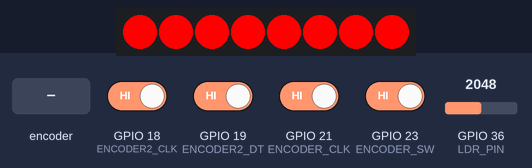
The program below on a simulated ESP32. Parts: 8 RGB LEDs in strip order, left to right. Inputs (shaded band) come from the test bench; at power-on: GPIO 18 (ENCODER2_CLK), GPIO 19 (ENCODER2_DT), GPIO 21 (ENCODER_CLK), GPIO 23 (ENCODER_SW) HIGH, GPIO 36 (LDR_PIN) = 2048. WiFi joins after 1.5 s; servers stay silent unless stated; no MQTT or app messages arrive unless stated; what the program prints to the serial monitor is not drawn.

Above: at 1.6 s.
At 5.6 s:
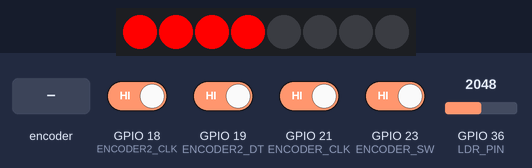
5.7 s: rotary encoder on GPIO 18 (ENCODER2_CLK) / GPIO 22 (ENCODER_DT) turned 3 steps (first pin leading)
At 5.75 s:
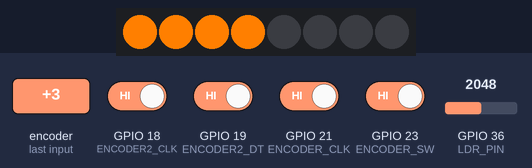
7.8 s: GPIO 23 (ENCODER_SW) driven LOW
Timing chart, 0 to 10.8 s (numbered marks = the images above; inputs shaded):
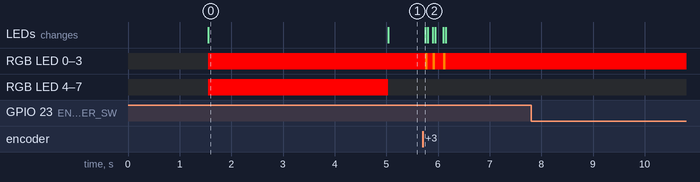

The program:

main.cpp
```cpp
#include <Adafruit_NeoPixel.h>
#include <WiFi.h>
#include <HTTPClient.h>
#include <PubSubClient.h> // MQTT 라이브러리

// 핀 정의
#define LED_PIN 4
#define NUM_LEDS 8
#define LDR_PIN 36
#define ENCODER_CLK 21
#define ENCODER_DT 22
#define ENCODER_SW 23
#define ENCODER2_CLK 18
#define ENCODER2_DT 19
#define ENCODER2_SW 5

Adafruit_NeoPixel strip(NUM_LEDS, LED_PIN, NEO_GRB + NEO_KHZ800);

// WiFi 설정
const char* ssid = "IoT518";       // WiFi 이름
const char* password = "iot123456"; // WiFi 비밀번호

// MQTT 설정
const char* mqtt_server = "172.20.10.12";   // MQTT 브로커 IP 주소
const int mqtt_port = 1883;                // MQTT 포트
const char* mqtt_topic = "home/lux";       // MQTT 토픽

WiFiClient espClient; // WiFi 클라이언트
PubSubClient mqttClient(espClient); // MQTT 클라이언트

// 전역 변수
bool manualMode = false;            // 수동 모드 활성화 여부
int currentLEDCount = NUM_LEDS;     // 현재 켜진 LED 개수
int hue = 0;                        // 색상 값 (0~360)
int lastClkState, lastClkState2;    // 로터리 인코더 이전 상태

// 조도 센서 평균값 계산 변수
const int ldrSampleInterval = 5000; // 평균값 계산 간격 (5초)
const int maxSamples = 10;          // 최대 샘플 개수
int ldrValues[maxSamples] = {0};    // 조도 값 배열
int sampleIndex = 0;                // 현재 샘플 인덱스
unsigned long lastLDRSampleTime = 0; // 마지막 샘플 시간

// 함수 선언
void reconnectMQTT();                  // MQTT 재연결
void handleFirstEncoder();             // 첫 번째 로터리 인코더 처리
void handleSecondEncoder();            // 두 번째 로터리 인코더 처리
void lightUpLEDs();                    // LED 상태 갱신
int calculateAverageLDRValue();        // 평균 조도 값 계산
int determineLEDCountFromLDR(int averageLDRValue); // 조도값 기반 LED 개수 결정
void sendToMQTT(int averageLDRValue);  // MQTT로 데이터 전송

void setup() {
    pinMode(LDR_PIN, INPUT);
    pinMode(ENCODER_CLK, INPUT);
    pinMode(ENCODER_DT, INPUT);
    pinMode(ENCODER_SW, INPUT_PULLUP);
    pinMode(ENCODER2_CLK, INPUT);
    pinMode(ENCODER2_DT, INPUT);
    pinMode(ENCODER2_SW, INPUT_PULLUP);

    Serial.begin(115200);
    strip.begin();
    strip.show();
    lastClkState = digitalRead(ENCODER_CLK);
    lastClkState2 = digitalRead(ENCODER2_CLK);

    // WiFi 연결
    WiFi.begin(ssid, password);
    Serial.print("Connecting to WiFi");
    while (WiFi.status() != WL_CONNECTED) {
        delay(500);
        Serial.print(".");
    }
    Serial.println("\nWiFi connected!");

    // MQTT 브로커 설정
    mqttClient.setServer(mqtt_server, mqtt_port);

    // MQTT 연결 시도
    while (!mqttClient.connected()) {
        Serial.print("Connecting to MQTT...");
        if (mqttClient.connect("ESP32Client")) { // 클라이언트 이름
            Serial.println("connected");
        } else {
            Serial.print("failed, rc=");
            Serial.print(mqttClient.state());
            Serial.println(" try again in 5 seconds");
            delay(5000);
        }
    }

    Serial.println("System Initialized");
}

void loop() {
    unsigned long currentTime = millis();

    // MQTT 연결 유지
    if (!mqttClient.connected()) {
        reconnectMQTT();
    }
    mqttClient.loop();

    // 수동 모드 전환 버튼 처리
    if (digitalRead(ENCODER_SW) == LOW) {
        manualMode = !manualMode;  // 모드 전환
        delay(500);  // 디바운스 처리
        Serial.println(manualMode ? "Manual Mode Activated" : "Automatic Mode Activated");
    }

    if (manualMode) {
        handleFirstEncoder();  // 수동 모드에서 LED 개수 조절
    } else {
        // 자동 모드: 조도 센서 평균값 기반 LED 제어
        if (currentTime - lastLDRSampleTime >= (ldrSampleInterval / maxSamples)) {
            ldrValues[sampleIndex] = analogRead(LDR_PIN); // 현재 조도 값 저장
            sampleIndex = (sampleIndex + 1) % maxSamples; // 인덱스 순환
            lastLDRSampleTime = currentTime;
        }

        if (currentTime % ldrSampleInterval < 50) {
            int averageLDRValue = calculateAverageLDRValue();
            Serial.print("Average LDR Value: ");
            Serial.println(averageLDRValue);

            currentLEDCount = determineLEDCountFromLDR(averageLDRValue);
            sendToMQTT(averageLDRValue); // MQTT로 조도 평균값 전송
        }
    }

    handleSecondEncoder(); // 색상 변경은 항상 작동
    lightUpLEDs();          // LED 상태 갱신

    delay(50);  // 루프 딜레이
}

// 평균 조도 값 계산
int calculateAverageLDRValue() {
    int sum = 0;
    for (int i = 0; i < maxSamples; i++) {
        sum += ldrValues[i];
    }
    return sum / maxSamples;
}

// 평균값 기반 LED 개수 결정
int determineLEDCountFromLDR(int averageLDRValue) {
    if (averageLDRValue > 3000) {
        return 2;  // 아주 밝으면 2개만 켜기
    } else if (averageLDRValue > 1000) {
        return 4;  // 중간 밝기면 4개 켜기
    } else {
        return NUM_LEDS;  // 어두우면 모두 켜기
    }
}

// MQTT로 조도 평균값 전송
void sendToMQTT(int averageLDRValue) {
    if (mqttClient.connected()) {
        String payload = String(averageLDRValue);
        mqttClient.publish(mqtt_topic, payload.c_str()); // "home/lux" 토픽으로 전송
        Serial.print("MQTT Published: ");
        Serial.println(payload);
    } else {
        Serial.println("MQTT not connected, unable to send data");
    }
}

// MQTT 재연결
void reconnectMQTT() {
    while (!mqttClient.connected()) {
        Serial.print("Reconnecting to MQTT...");
        if (mqttClient.connect("ESP32Client")) {
            Serial.println("connected");
        } else {
            Serial.print("failed, rc=");
            Serial.print(mqttClient.state());
            Serial.println(" try again in 5 seconds");
            delay(5000);
        }
    }
}

// LED 상태 갱신
void lightUpLEDs() {
    uint32_t color = strip.ColorHSV((hue * 65536L) / 360, 255, 255);  // HSV 색상 설정
    for (int i = 0; i < NUM_LEDS; i++) {
        strip.setPixelColor(i, (i < currentLEDCount) ? color : strip.Color(0, 0, 0));  // LED 켜기/끄기
    }
    strip.show();
}

// 첫 번째 로터리 인코더 처리 (LED 개수 조절)
void handleFirstEncoder() {
    int clkState = digitalRead(ENCODER_CLK);
    if (clkState != lastClkState) {
        if (digitalRead(ENCODER_DT) != clkState) {
            currentLEDCount++;  // 시계 방향
        } else {
            currentLEDCount--;  // 반시계 방향
        }
        currentLEDCount = constrain(currentLEDCount, 1, NUM_LEDS);  // 1~8 범위로 제한
        Serial.print("Manual LED Count: ");
        Serial.println(currentLEDCount);
    }
    lastClkState = clkState;  // 이전 상태 업데이트
}

// 두 번째 로터리 인코더 처리 (LED 색상 변경)
void handleSecondEncoder() {
    int clkState2 = digitalRead(ENCODER2_CLK);
    if (clkState2 != lastClkState2) {
        if (digitalRead(ENCODER2_DT) != clkState2) {
            hue += 30;  // 시계 방향 (색상 변화 폭 증가)
        } else {
            hue -= 30;  // 반시계 방향
        }
        hue = (hue + 360) % 360;  // 0~360 범위 유지
        Serial.print("Hue: ");
        Serial.println(hue);
    }
    lastClkState2 = clkState2;
}
```

Measured:
- after the input at 5.7 s, RGB LED 0–3: alternates RGB(255, 127, 0) for 0.05 s and RGB(255, 0, 0) for 0.13 s, 6 changes in all, then stays RGB(255, 0, 0), starting after 0.05 s; the LEDs: change after 0.05 s (image 2)
- after the input at 7.8 s, every drawn part: stays the same
- what the display in image 0 shows lasts 3.4 s, from 1.6 s to 5.0 s
